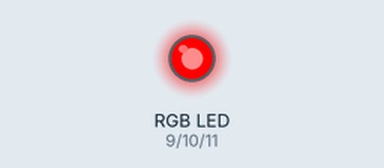
This sketch was run on a simulated Arduino Uno, built with avr-gcc and run on an emulated ATmega328P. Parts: an RGB LED mixed from three pins (HIGH = lit). Dim RGB values are drawn brighter than linear.

Above: at 0.05 s.
At 4.95 s:
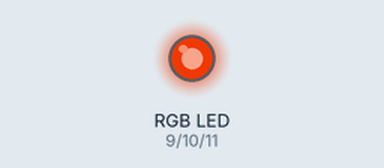
At 9.95 s:
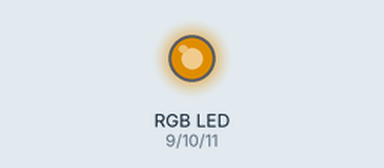
At 19.95 s:
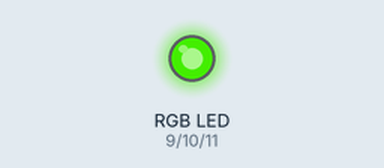
At 29.85 s:
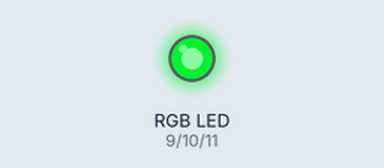
At 39.85 s:
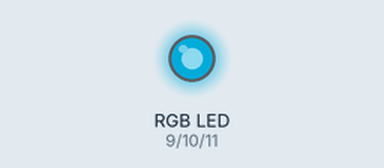
Timing chart, 0 to 40.0 s (numbered marks = the images above):
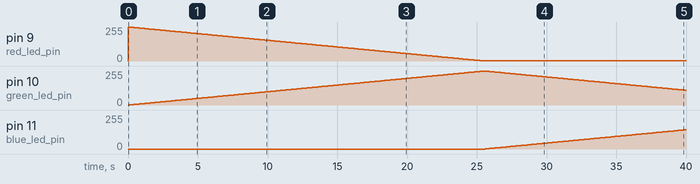

The sketch:

arduino_sketch.pde
```cpp
// (licence header left out)
const unsigned int  red_led_pin = 9;
const unsigned int  green_led_pin = 10;
const unsigned int  blue_led_pin = 11;


class Led
{
private:
  typedef unsigned char  uint8_type;

public:
  //------------------------------------------------------------------
  Led(unsigned int led_pin, unsigned char bright = 0)
    : led_pin_(led_pin), curr_bright_(bright)
  {
    set_bright(bright);
  }

  //------------------------------------------------------------------
  Led& operator -=(unsigned char value)
  {
    if (curr_bright_ >= value) {
      curr_bright_ -= value;
    }
    else {
      curr_bright_ = 0;
    }
    set_bright(curr_bright_);
    return (*this);
  }

  //------------------------------------------------------------------
  Led& operator =(uint8_type value) {
    set_bright(value);
  }

  //------------------------------------------------------------------
  Led& operator +=(uint8_type value)
  {

    if ((0xFF - value) > curr_bright_) {
      curr_bright_ += value;
    }
    else {
      curr_bright_ = 0xFF;
    }

    set_bright(curr_bright_);
  }

  //------------------------------------------------------------------
  void  off() {
    set_bright(0);
  }

  //------------------------------------------------------------------
  void set_bright(uint8_type value)
  {
    analogWrite(led_pin_, value);
    curr_bright_ = value;
  }

  //------------------------------------------------------------------
  unsigned char get_bright() const {
    return (curr_bright_);
  }

private:
  unsigned int   led_pin_;
  unsigned char  curr_bright_;
};


class RgbLed
{
private:
  typedef unsigned char  uint8_type;

public:
  RgbLed(unsigned int  red_id,
         unsigned int  green_id,
         unsigned int  blue_id)
    : red_led_(red_id), green_led_(green_id), blue_led_(blue_id)
  {
    /// @see http://www.tayloredmktg.com/rgb/
    default_color_tab[red]    = 0xff0000;
    default_color_tab[green]  = 0x00ff00;
    default_color_tab[blue]   = 0x0000ff;
    default_color_tab[white]  = 0xffffff;
    default_color_tab[yellow] = 0xffa500;
    default_color_tab[pink]   = 0xff1493;
  }

  enum color_enum
  {
    red,
    green,
    blue,
    white,
    yellow,
    pink,
    num_of_color
  };

  //------------------------------------------------------------------
  void  off()
  {
    red_led_.off();
    green_led_.off();
    blue_led_.off();
  }

  //------------------------------------------------------------------
  void  set_rgb(unsigned long value) {
    uint8_type R = (value & 0xff0000) >> 16;
    uint8_type G = (value & 0xff00) >> 8;
    uint8_type B = (value & 0xff);

    set_rgb(R, G, B);
  }

  //------------------------------------------------------------------
  void  set_rgb(uint8_type R, uint8_type G, uint8_type B)
  {
    red_led_ = R;
    green_led_ = G;
    blue_led_ = B;
  }

  //------------------------------------------------------------------
  void  set_color(color_enum  color)
  {
    if (color < num_of_color) {
       set_rgb(default_color_tab[color]);
    }
  }

  //------------------------------------------------------------------
  void  demo_mode()
  {
    uint8_type  step = 1;  // step % oxff == 0
    uint8_type  step_delay = 100;

    //red to green
    green_led_ = 0;
    blue_led_ = 0;
    for (uint8_type green_intensity = 0;
         green_intensity <= (0xff - step);
         green_intensity += step)
    {
      green_led_ = green_intensity;
      red_led_ = 0xff - green_intensity;
      delay(step_delay);
    }

    //green to blue
    for (uint8_type blue_intensity = 0;
         blue_intensity <= (0xff - step);
         blue_intensity += step)
    {
      blue_led_ = blue_intensity;
      green_led_ = 0xff - blue_intensity;
      delay(step_delay);
    }

    //blue to red
    for (uint8_type red_intensity = 0;
         red_intensity <= (0xff - step);
         red_intensity += step)
    {
      red_led_ = red_intensity;
      blue_led_ = 0xff - red_intensity;
      delay(step_delay);
    }

  }


private:
  unsigned long default_color_tab[num_of_color];

private:
  Led      red_led_;
  Led      green_led_;
  Led      blue_led_;
};


void   setup()
{
}


void  loop()
{

  RgbLed  rgb_led(red_led_pin, green_led_pin, blue_led_pin);

  rgb_led.demo_mode();
}
```

Measured:
- by itself, pin 10 (green_led_pin): rises from 0/255 to 255/255 in 25.4 s, then falls to 111/255 in 14.4 s
- by itself, pin 11 (blue_led_pin): moves from 0/255 to 144/255 over 14.3 s
- by itself, pin 9 (red_led_pin): 0/255 → 255/255 at 0.00 s, → 254/255 0.10 s later, → 253/255 0.10 s later, → 252/255 0.10 s later, … (255 changes in this stretch)
